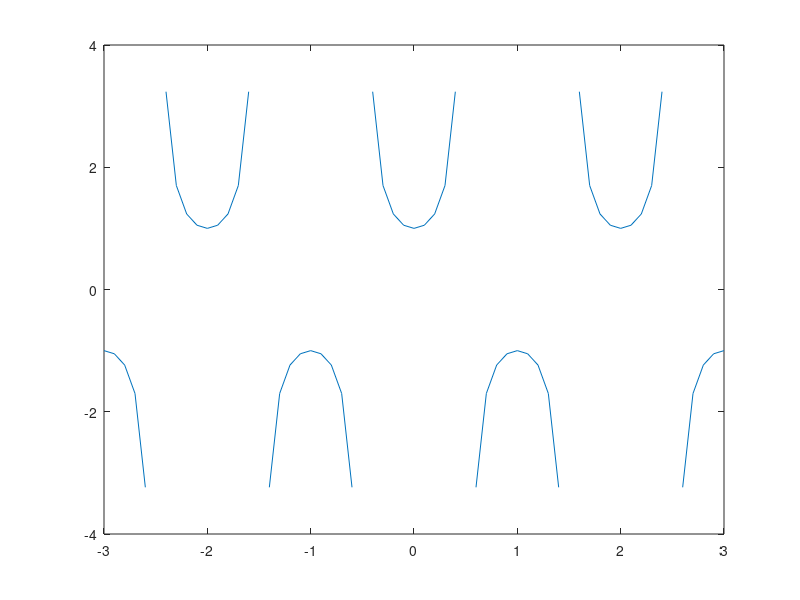

This chart was generated by the following MATLAB code:
% TASK #03 
%%   Anthony Paguio       %% 
%%   CECS 271 Fall 2019   %% 
%%   Task Assignment #03  %% 
%%   SEP 16 2019          %% 
close all; clear all; format compact; clc; disp(' '); 
disp('%%%%  Anthony Paguio       %%%%'); 
disp('%%%%  CECS 271 Fall 2019   %%%%'); 
disp('%%%%  Task Assignment #03  %%%%'); 
disp('%%%%  SEP 16 2019          %%%%'); 
disp(' '); 
disp('Task #03 -- Matlab Calculations'); 
str=datestr(now); 
disp(['Matlab Time Stamp: ',str]); disp(' '); 

%%  Task 3.1
disp('Task 3.1');
clear all; 
%task 3.1 
disp(' '); s = 0; for I = 1:100;     s = s + 1/I^2; end 
disp(['Required value of the summation is ' num2str(s)]) 
disp(' '); 

%% Task 3.2
disp('Task 3.2');
clear all; 
%task 3.2 
disp(' '); s = 0; for I = 1:2:100;     s = s + 1/I^2; end 
disp(['Required value of the summation is ' num2str(s)]) 
disp(' '); 

%% Task 3.4
disp('Task 3.4'); clear all; 
%task 3.4 disp(' '); 
disp(['Program which display the values of the function:']); 
 
disp(['    f(x) = x^2+1']); x =0:pi/4:pi; fn = x.^2+1; 
disp(['     values of x: { ',num2str(x),'  }']); disp(['function outputs: { ',num2str(fn),' }']); disp(' '); 

%% Task 3.5
disp('Task 3.5');clear all; 
%task 3.5 disp(' '); 
v = 0.:0.25:0.75; 
disp([' values of v: { ',num2str(v),' }']); 
cosx = zeros(size(v)); N = 10; range = 0:N; 
disp(['    N values: { ', num2str(N), ' }']); 
disp(['range values: { ', num2str(range), ' }']); ints =2*range; 
for n = range     
    cosx = cosx + (-1)^n*v.^ints(n+1)/factorial(ints(n+1)); 
end 
disp(['      output: {', num2str(cosx),' }']); 
disp(' '); 

%% Task 3.6
disp('Task 3.6');clear all; 
%task 3.6 disp(' '); 
s(1) = 1; 
disp(['       s value: ',num2str(s)]); 
for n = 1:2000 
    s(n+1) = s(n)+1/(n+1)^2; 
end 
disp([' s value (n+1): ', num2str(s)]); 
disp(' '); 

%% Task 3.7
disp('Task 3.7');clear all; 
%task 3.7 disp(' '); 
disp('Nested loop structure'); 
for p =1:4     
    sum = 0;   
end  
for j = 1:(p+1)         
    sum = sum + j^p;     
end 
disp([' sum for p=', int2str(p) ' is ' int2str(sum)]) 
disp(' ');

%% Task 3.8
disp('Task 3.8');clear all; 
%task 3.8 
disp(' '); 
sumln(1)= -1; 
for n = 1:1000 
    sumln(n+1) = sumln(n)+(-1)^(n+1)/(n+1);
end
disp([' first output:  {',num2str(sumln),'}']); 
sum2(1) = 1/2; 
for n = 1:1000 
    sum2(n+1) = sum2(n)+1/((n+1)*(n+2)); 
end 
disp([' second output: {',num2str(sum2),'}']); 
disp(' '); 

%% Task 3.9
disp('Task 3.9');clear all; 
%task 3.9 disp(' '); 
disp('logic expression: 2 < x < 4 '); 
disp(' x is greater than 2 and x is less than 4 '); 
disp('    ans: ~xor(x>=2, x=<4) '); 
disp(' '); 
disp('logic expression: for union {x > 3 and x < -1} '); 
disp(' x is greater than 3 and x is less than -1 '); disp('          for x = 1, 3, and 5'); disp('    ans: x > 3 "or" x < -1'); 
disp(' '); 

%% Task 3.10
disp('Task 3.10');clear all; 
%task 3.10 
disp(' '); 
n = 20:25; 
disp(['            value of n: ', num2str(n)]); 
m = (mod(n,2)==0 & n>20); 
disp(['list of logical output: ',num2str(m,'%4.0f')]); 
disp('          0:false       1:true'); disp(' '); 

%% Task 3.11
disp('Task 3.11');clear all; 
%task 3.11 
disp(' '); 
x = 1:3; 
disp(['x value: ', num2str(x)]); 
if(tan(73*pi*x/4) >= 0)     
    x = 2; 
else     
    x = pi;
end
if floor(x) == x     
    x = 10; 
else     
    x = 7;  
end
if isprime(x)     
    x = 'True'; else 
    x = 'False'; 
end
disp(['true until x = 3 ', x]); 
disp(' '); 

%% Task 3.12
disp('Task 3.12');clear all; 
%task 3.12 
disp(' '); 
s = 1/7; 
n = mod(5*s,1); 
while floor(n*7) ~= floor(s*7)     
    n = mod(5*n,1); end 
disp(['n: ', num2str(n)]); 
disp(' '); 

%% Task 3.13
disp('Task 3.13');clear all; 
%task 3.13 
disp(' '); 
n = 1:50; 
disp(['              values of n: { ',num2str(n),' }']); g = n.^3-n.^2+40; 
disp([' output of the polynomial: { ', int2str(g),' }']); ii = find(g > 1000 & mod(n,3) ~= 0); n(ii) 
disp(' '); 

%% Task 3.14
disp('Task 3.14');clear all; 
%task 3.14 
disp(' '); 
str = 'abcdefghij'; 
m = 'Enter an integer from 1 to 10: '; 
%n = input(m); 
n = 7; 
while (round(n)~=n) || (n<1 || n>10)     
    warning(' Not valid ')     
    n = input(m);  
str(1:n); 
disp(['input 7, then output is ',str]); 
disp(' '); 
end 



%% Task 3.16
disp('Task 3.16');clear all; 
%task 3.16 disp(' '); 
x = linspace(-3,5,100); 
for i = 1:length(x)     
    if x(i) >= -1 && x(i) <= 1         
        fs(i) = x(i)^2;     
    elseif x(i) > 1 && x(i) < 4         
        fs(i) = 1;     
    else         
        fs(i) = 0;   
    end   
end
plot(x,fs)
axis([-3 5 -0.5 1.5]) 
disp(' '); 

%% Task 3.17
disp('Task 3.17');clear all; 
%task 3.17 
disp(' '); 
x = -3:0.1:3; 
disp([' x values: { ', num2str(x)]); g = cos(pi*x); 
disp([' g values: { ', num2str(g)]); 
izero = find(abs(g)<=1e-15); 
ii = find(abs(g)>=1e-15); 
fa(izero)= NaN; 
fa(ii) = 1./g(ii); 
plot(x,fa) 
disp(' '); 

%% Task 3.18
disp('Task 3.18');clear all; 
%task 3.18 
disp(' '); 
x =linspace(-4,4); 
disp(['       x values: { ', num2str(x),' }']); N = length(x); 
disp(['        N value: { ', num2str(N),' }']); 
for j = 1:N 
    if x(j) >=0 && x(j) <= 1         
        fn(j) = x(j);     
    elseif x(j) >= 1 && x(j) < 2         
        fn(j) = 2 -x(j);     
    else
        fn(j) = 0;     
    end 
end
disp(['Function output: { ',num2str(fn) ,' }']); disp(' '); 
